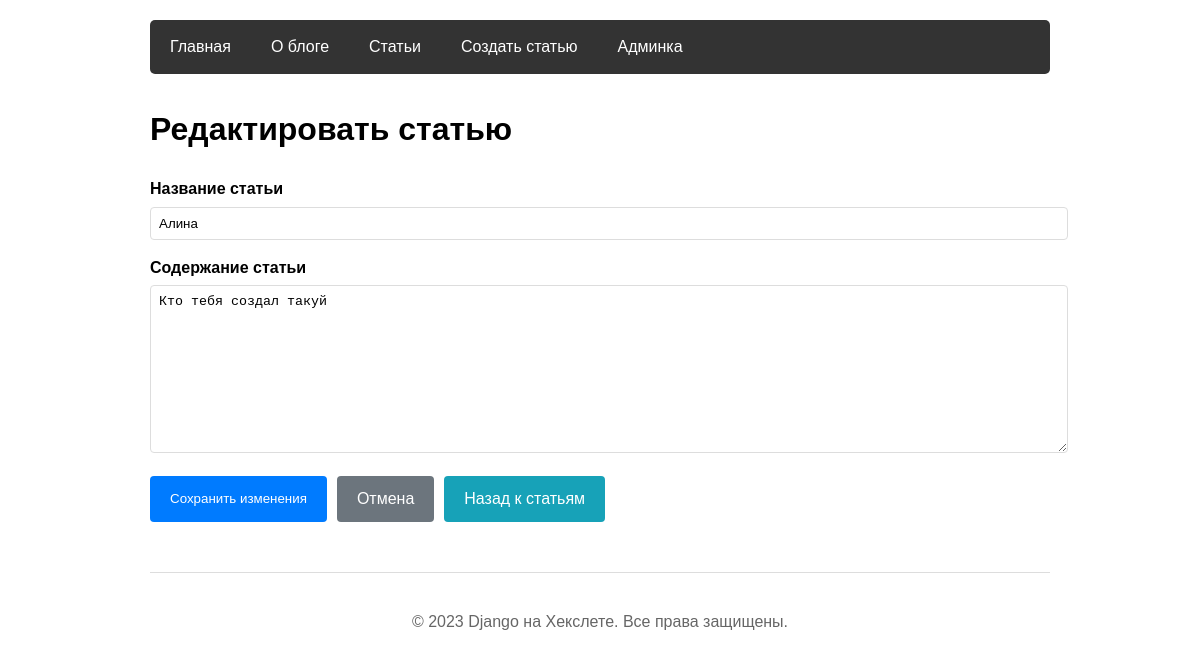
Page /articles/8/edit/ on the earlier database version.
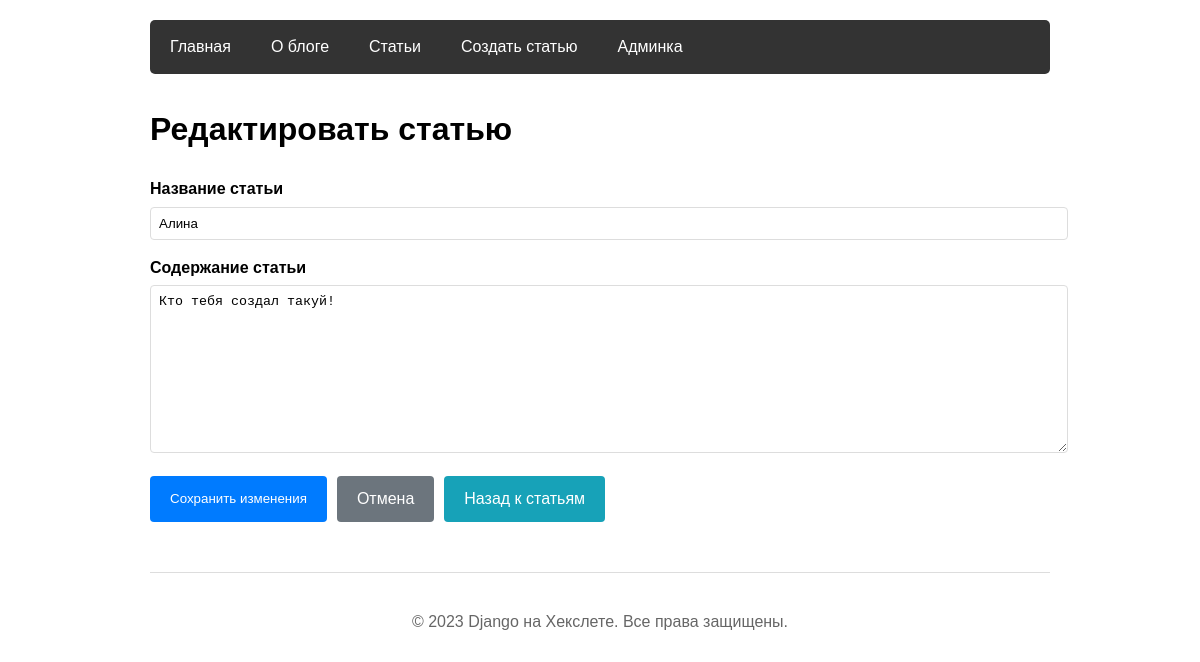
Same page on the later database version.
### hexlet_django_blog/article/models.py (models this page shows, shortened)
class Article(models.Model):
    name = models.CharField(max_length=200)
    body = models.TextField()
    created_at = models.DateTimeField(auto_now_add=True)
    updated_at = models.DateTimeField(auto_now=True)

### hexlet_django_blog/article/views.py (the view, shortened to what this page needs)
# urls.py: path("<int:id>/edit/", ArticleFormEditView.as_view(), name='update'),  # ДОЛЖЕН БЫТЬ ПЕРЕД show!
class ArticleFormEditView(View):
    def get(self, request, *args, **kwargs):
        article_id = kwargs.get("id")
        article = get_object_or_404(Article, id=article_id)
        form = ArticleForm(instance=article)
        return render(
            request,
            "articles/update.html",
            {"form": form, "article_id": article_id}
        )

### hexlet_django_blog/article/forms.py
class ArticleForm(forms.ModelForm):
    class Meta:
        model = Article
        fields = ['name', 'body']
        widgets = {
            'name': forms.TextInput(attrs={
                'placeholder': 'Введите название статьи'
            }),
            'body': forms.Textarea(attrs={
                'rows': 10,
                'placeholder': 'Введите содержание статьи...'
            }),
        }
        labels = {
            'name': 'Название статьи',
            'body': 'Содержание статьи',
        }

### hexlet_django_blog/article/templates/articles/update.html (shortened to what this page needs)
{% extends "base.html" %}
{% block content %}
    <h1>Редактировать статью</h1>
    <form action="{% url 'article:update' id=article_id %}" method="post">
        <div class="form-group" style="margin-bottom: 15px;">
            <label for="{{ form.name.id_for_label }}" style="display: block; margin-bottom: 5px; font-weight: bold;">
                {{ form.name.label }}
            </label>
            <input type="text" name="{{ form.name.name }}" id="{{ form.name.id_for_label }}"
                   value="{{ form.name.value|default:'' }}"
                   style="width: 100%; padding: 8px; border: 1px solid #ddd; border-radius: 4px;"
                   placeholder="Введите название статьи">
        </div>
        <div class="form-group" style="margin-bottom: 15px;">
            <label for="{{ form.body.id_for_label }}" style="display: block; margin-bottom: 5px; font-weight: bold;">
                {{ form.body.label }}
            </label>
            <textarea name="{{ form.body.name }}" id="{{ form.body.id_for_label }}" rows="10"
                      style="width: 100%; padding: 8px; border: 1px solid #ddd; border-radius: 4px;"
                      placeholder="Введите содержание статьи...">{{ form.body.value|default:'' }}</textarea>
        </div>
        <div style="display: flex; gap: 10px;">
            <button type="submit" style="padding: 10px 20px; background-color: #007bff; color: white; border: none; border-radius: 4px; cursor: pointer;">
                Сохранить изменения
            </button>
            <a href="{% url 'article:show' id=article_id %}" style="padding: 10px 20px; background-color: #6c757d; color: white; text-decoration: none; border-radius: 4px; display: inline-block;">
                Отмена
            </a>
            <a href="{% url 'article:index' %}" style="padding: 10px 20px; background-color: #17a2b8; color: white; text-decoration: none; border-radius: 4px; display: inline-block;">
                Назад к статьям
            </a>
        </div>
    </form>
{% endblock %}

Differences in the rows shown:
changed Article "Алина": body "Кто тебя создал такуй" → "Кто тебя создал такуй!"
